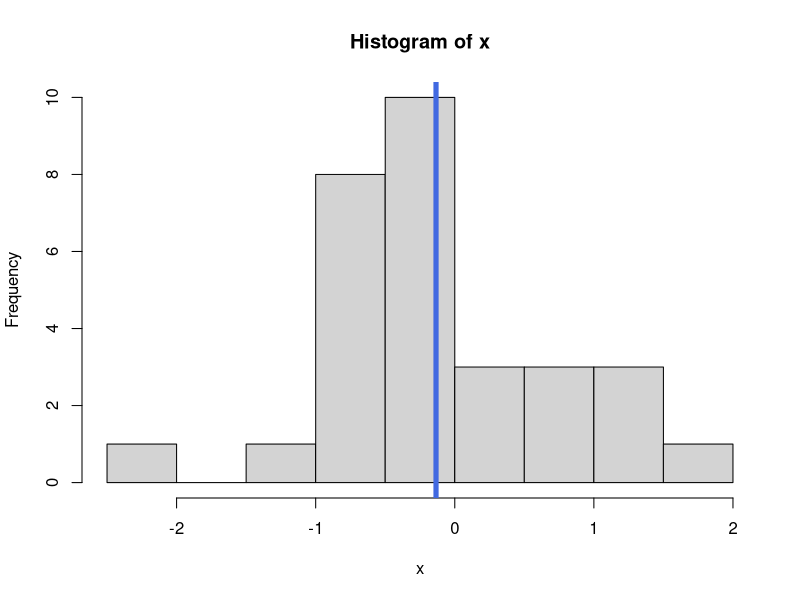
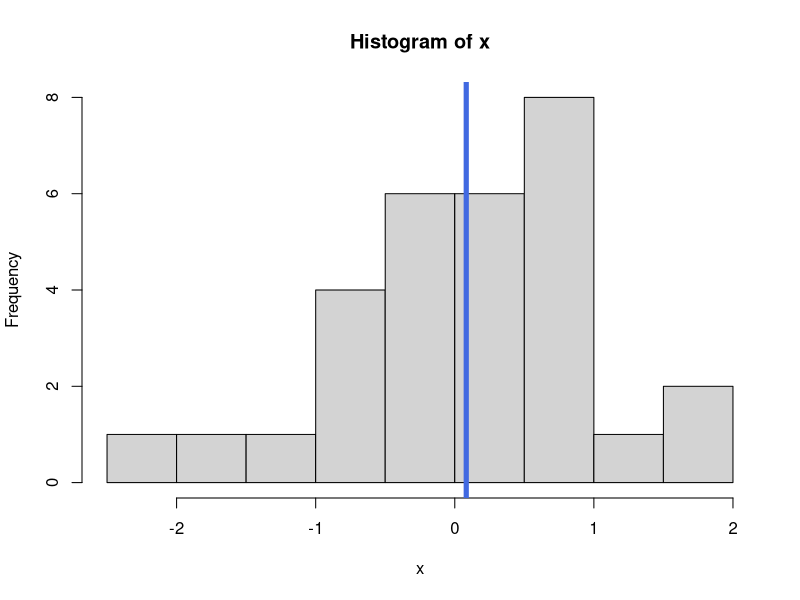
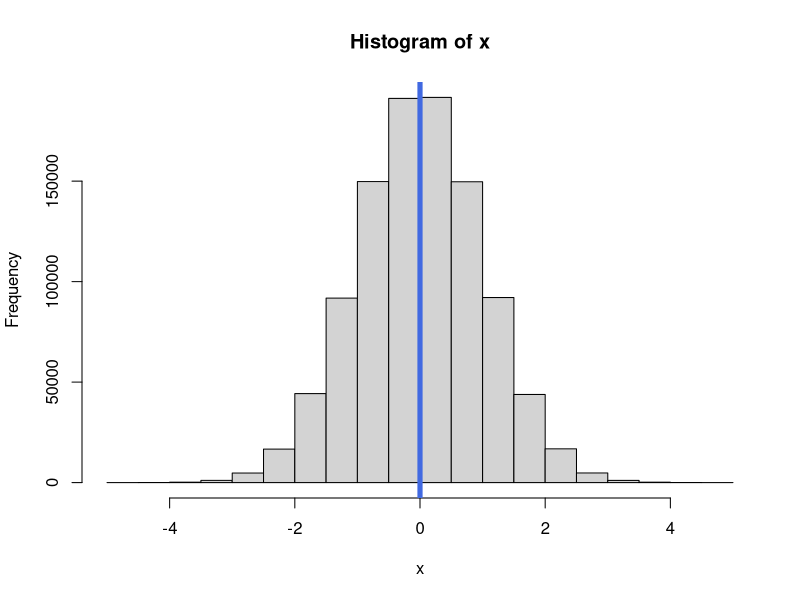
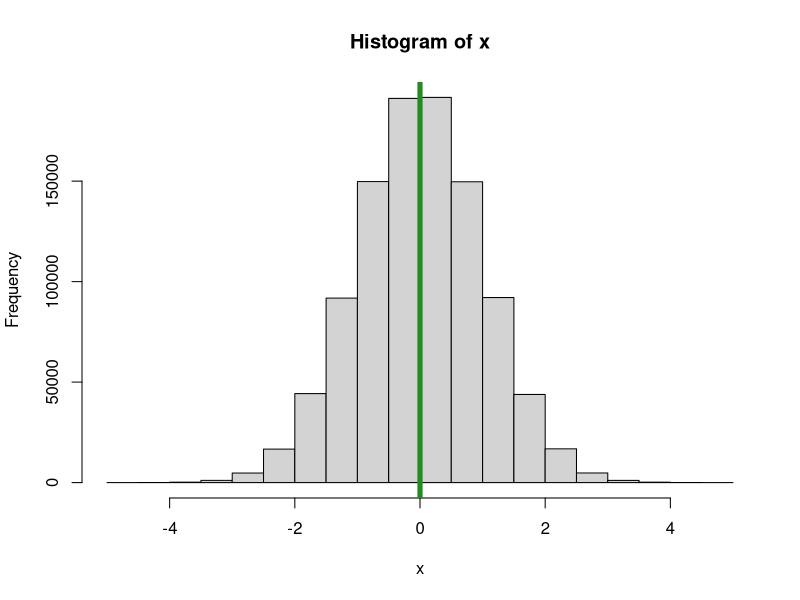
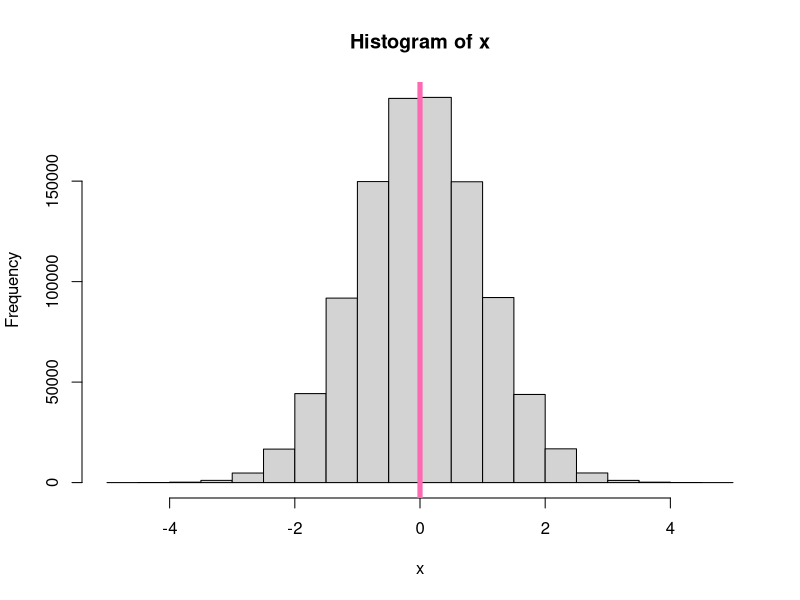

Generate these figures, in order, with R:
#*plotRandomHist.R
#* 
#* Author: Sriya Kakarala
#* 
#* Purpose: A function that will generate a 
#*          random sample of normal "observations"
#*          and plot a histogram of the data.
#* 
#* Inputs:
#*     num_pts = the number of observations to 
#*               generate
#*     mu = the theoretical mean of the normal
#*     sigma = the theoretical standard deviation
#*             of the normal
#*     seed = a random number generation seed to ensure 
#*            reproducability 
#* 
#* Outputs:
#*      A plot of the histogram is provided
#*      A list with the following elements
#*        Random_values = a vector with the generated
#*                        random values
#*        Mean_Random_values = corresponding sample mean
#*        SD_Random_values = corresponding standard deviation
#*


plotRandomHist <- function(num_pts = 30, mu = 0, sigma = 1,
                       seed=NULL, meanColor = "royalblue") {
  set.seed(seed)
  x <- rnorm(n = num_pts, mean = mu, sd = sigma)
  mean_x <- mean(x)
  hist(x)
  abline(v=mean_x, col=meanColor, lwd=5)
  
  # The last line of code in the function is 
  # output from the function
  list(Random_values = x, 
       Mean_Random_values = mean_x,
       SD_Random_values = sd(x))
}
plotRandomHist()
plotRandomHist(seed=1)
plotRandomHist(seed=1, num_pts=1000000)
plotRandomHist(seed=1, num_pts=1000000, meanColor="forestgreen")
plotRandomHist(seed=1, num_pts=1000000, meanColor="hotpink")
